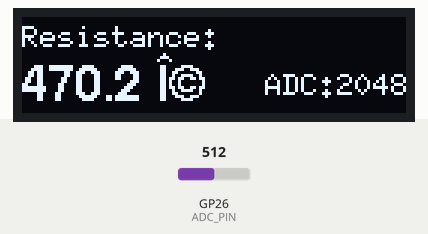
Simulated run of this sketch. Board: Raspberry Pi Pico. On the bench: 128×32 one-colour display. The inputs (shaded band) are chosen by the test bench; at power-on: GP26 (ADC_PIN) = 512 (analog values on the 0–1023 scale). What the sketch prints to the serial monitor is not drawn.

Above: at 2.2 s.
2.3 s: GP26 (ADC_PIN) set to 686
At 3.4 s:
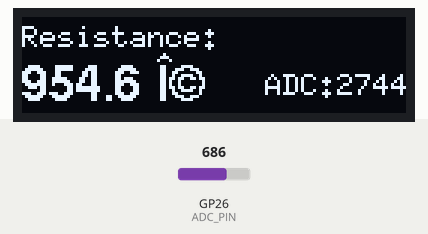
4.0 s: GP26 (ADC_PIN) set to 707
At 4.8 s:
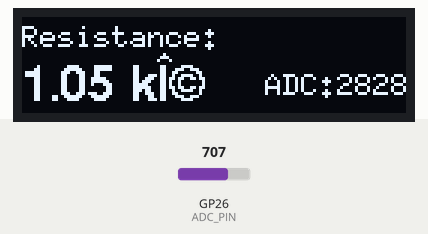
5.6 s: GP26 (ADC_PIN) set to 996
At 6.2 s:
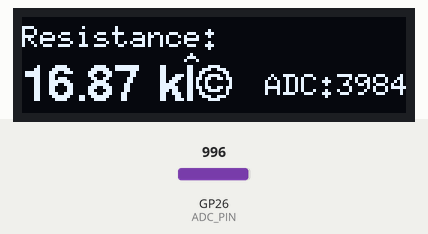
7.1 s: GP26 (ADC_PIN) set to 1009
At 7.6 s:
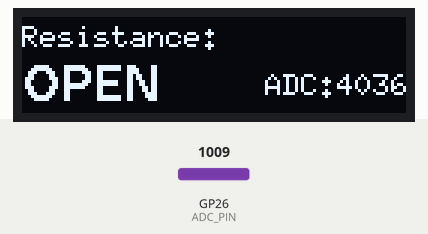
Timing chart, 0 to 9.7 s (numbered marks = the images above; inputs shaded):
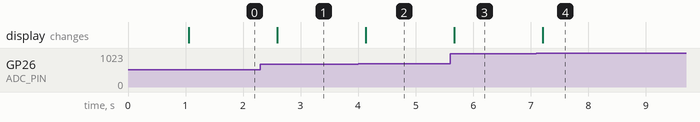

The sketch:

ohmmetre.ino
```cpp
/*
  Ohmmeter with 470Ω reference on GP26 + OLED Display (128x32)
  Displays resistance, voltage, and ADC value on OLED.
  I2C pins: SDA=GP4, SCL=GP5
*/

#include <U8g2lib.h>
#include <Wire.h>

// OLED (I2C) – adjust pins if different
U8G2_SSD1306_128X32_UNIVISION_F_HW_I2C u8g2(U8G2_R0);

const int ADC_PIN = 26;
const float R_REF = 470.0;   // your reference resistor (ohms)
const float VREF = 3.3;
const int ADC_MAX = 4095;

void setup() {
  Serial.begin(115200);
  analogReadResolution(12);
  pinMode(ADC_PIN, INPUT);

  // I2C for OLED
  Wire.setSDA(4);
  Wire.setSCL(5);
  Wire.begin();
  u8g2.begin();

  // Splash screen
  u8g2.clearBuffer();
  u8g2.setFont(u8g2_font_6x10_tf);
  u8g2.drawStr(0, 16, "Ohmmeter Ready");
  u8g2.sendBuffer();
  delay(1000);

  Serial.println("Ohmmeter Test");
}

void loop() {
  int adc = analogRead(ADC_PIN);
  float Vout = (adc / (float)ADC_MAX) * VREF;

  float Rx = 0;
  if (Vout >= VREF - 0.05) {
    Rx = INFINITY;
  } else if (Vout <= 0.01) {
    Rx = 0.0;
  } else {
    Rx = R_REF * (Vout / (VREF - Vout));
  }

  // ----- Serial output (unchanged) -----
  Serial.print("ADC: "); Serial.print(adc);
  Serial.print("  Vout: "); Serial.print(Vout, 3);
  Serial.print(" V  Rx: ");
  if (isinf(Rx)) Serial.println("OPEN");
  else if (Rx >= 1000.0) {
    Serial.print(Rx / 1000.0, 2);
    Serial.println(" kΩ");
  } else {
    Serial.print(Rx, 1);
    Serial.println(" Ω");
  }

  // ----- OLED display -----
  u8g2.clearBuffer();
  u8g2.setFont(u8g2_font_6x10_tf);
  u8g2.drawStr(0, 10, "Resistance:");

  u8g2.setFont(u8g2_font_helvB12_tf);
  char buf[20];
  if (isinf(Rx)) {
    snprintf(buf, sizeof(buf), "OPEN");
  } else if (Rx >= 1000.0) {
    snprintf(buf, sizeof(buf), "%.2f kΩ", Rx / 1000.0);
  } else {
    snprintf(buf, sizeof(buf), "%.1f Ω", Rx);
  }
  u8g2.drawStr(0, 28, buf);


  u8g2.setFont(u8g2_font_6x10_tf);
  char adcBuf[10];
  snprintf(adcBuf, sizeof(adcBuf), "ADC:%d", adc);
  u8g2.drawStr(128 - u8g2.getStrWidth(adcBuf), 26, adcBuf);

  u8g2.sendBuffer();

  delay(500);
}
```

Measured:
- the behaviour switches between 696 and 697 on GP26 (ADC_PIN) (found by bisection; images 1 and 2)
- the behaviour switches between 1008 and 1009 on GP26 (ADC_PIN) (found by bisection; images 3 and 4)
- after the input at 2.3 s, the display: changes after 0.30 s (image 1)
- after the input at 4.0 s, the display: changes after 0.14 s (image 2)
- after the input at 5.6 s, the display: changes after 0.07 s (image 3)
- after the input at 7.1 s, the display: changes after 0.11 s (image 4)
